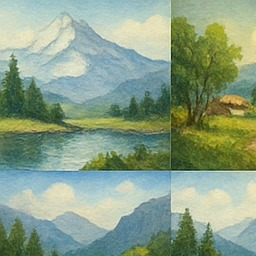
#> input picture training/dataset/images/landscape_001.jpg, 256 x 256 px
$ python -i hints.py   (imports and definitions only)
#> lines starting #> are read from the running program, lines starting #| are printed output that depends on the picture; after the words box and inside, x2 and y2 are one past the last pixel; in counts of white or black regions, pixels touching at a corner belong together
#> further down, picture is the input picture: PIL image 256x256 RGB; mean R, G, B 137.6, 159.2, 134.4

import numpy as np
import cv2
from PIL import Image

def canny_hint(pil_img, low=120, high=240):  # ← 임계치 살짝 상향
    # RGB로 강제 변환
#> called with low = 120, high = 240
    arr = np.array(pil_img.convert("RGB"))

    # ✅ 노이즈 줄이고 엣지만 남기기
    arr = cv2.bilateralFilter(arr, d=7, sigmaColor=50, sigmaSpace=7)
    gray = cv2.cvtColor(arr, cv2.COLOR_RGB2GRAY)
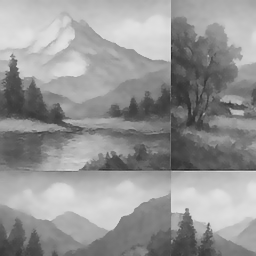
#> gray: shape (256, 256); min 39, max 225, mean 149.9
    edges = cv2.Canny(gray, low, high)
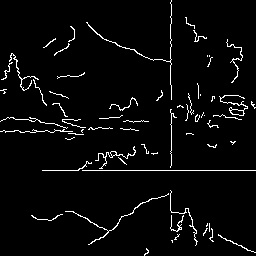
#> edges: shape (256, 256); 3.7% white in thin lines or dots

    # 가장 얇은 엣지는 살짝 굵게
    edges = cv2.dilate(edges, np.ones((2,2), np.uint8), iterations=1)
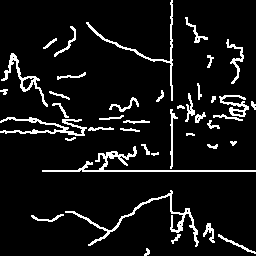
#> edges: shape (256, 256); 8% white in thin lines or dots

    # ✅ 3채널 RGB, 0~255 범위(PIL이 좋아함)
    edges_rgb = cv2.cvtColor(edges, cv2.COLOR_GRAY2RGB)
#> edges_rgb: shape (256, 256, 3); 8% white in thin lines or dots
    return Image.fromarray(edges_rgb)  # 흰 선(255) / 검은 배경(0)
# For lineart/openpose, consider using controlnet-aux detectors (optional).
# from controlnet_aux import LineartDetector, OpenposeDetector

>>> from PIL import Image
>>> picture = Image.open('../training/dataset/images/landscape_001.jpg')
>>> result = canny_hint(picture)

$ run again, on training/dataset/images/landscape_002.jpg
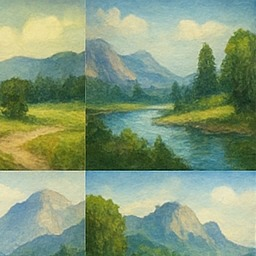
#> input picture training/dataset/images/landscape_002.jpg, 256 x 256 px
#> picture is the input picture: PIL image 256x256 RGB; mean R, G, B 131.4, 153.1, 122
#> in canny_hint, `gray = cv2.cvtColor(arr, cv2.COLOR_RGB2GRAY)`:
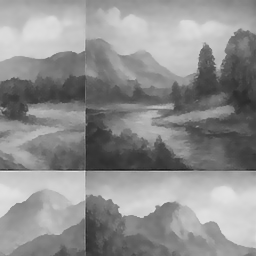
#> gray: shape (256, 256); min 26, max 232, mean 143.1
#> in canny_hint, `edges = cv2.dilate(edges, np.ones((2,2), np.uint8), iterations=1)`:
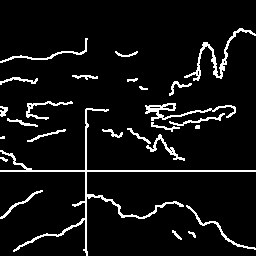
#> edges: shape (256, 256); 6.9% white in thin lines or dots, all inside (x1, y1, x2, y2) = (0, 28, 256, 256)

$ run again, on training/dataset/images/landscape_003.jpg
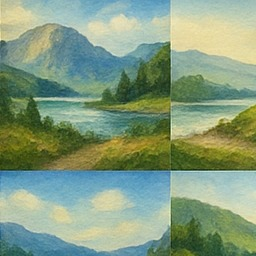
#> input picture training/dataset/images/landscape_003.jpg, 256 x 256 px
#> picture is the input picture: PIL image 256x256 RGB; mean R, G, B 131.7, 155.7, 127.4
#> in canny_hint, `gray = cv2.cvtColor(arr, cv2.COLOR_RGB2GRAY)`:
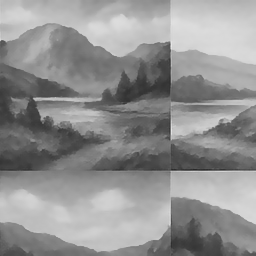
#> gray: shape (256, 256); min 40, max 231, mean 145.3
#> in canny_hint, `edges = cv2.dilate(edges, np.ones((2,2), np.uint8), iterations=1)`:
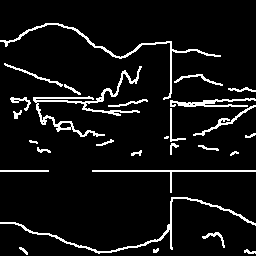
#> edges: shape (256, 256); 7.2% white in thin lines or dots
#> edges_rgb: shape (256, 256, 3); 7.2% white in thin lines or dots

$ run again, on training/dataset/images/landscape_004.jpg
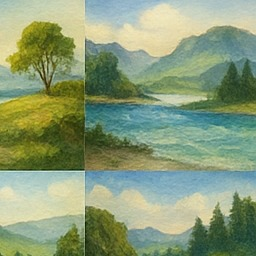
#> input picture training/dataset/images/landscape_004.jpg, 256 x 256 px
#> picture is the input picture: PIL image 256x256 RGB; mean R, G, B 137.2, 155.5, 120.1
#> in canny_hint, `gray = cv2.cvtColor(arr, cv2.COLOR_RGB2GRAY)`:
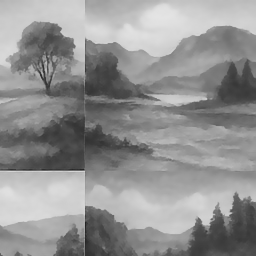
#> gray: shape (256, 256); min 34, max 228, mean 146
#> in canny_hint, `edges = cv2.dilate(edges, np.ones((2,2), np.uint8), iterations=1)`:
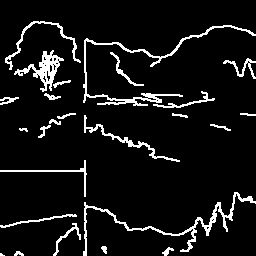
#> edges: shape (256, 256); 7.7% white in thin lines or dots
#> edges_rgb: shape (256, 256, 3); 7.7% white in thin lines or dots
